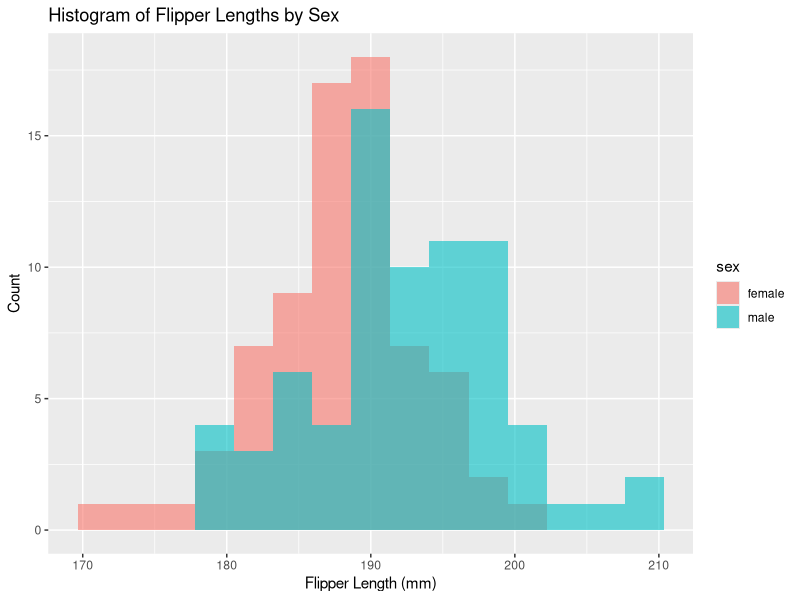
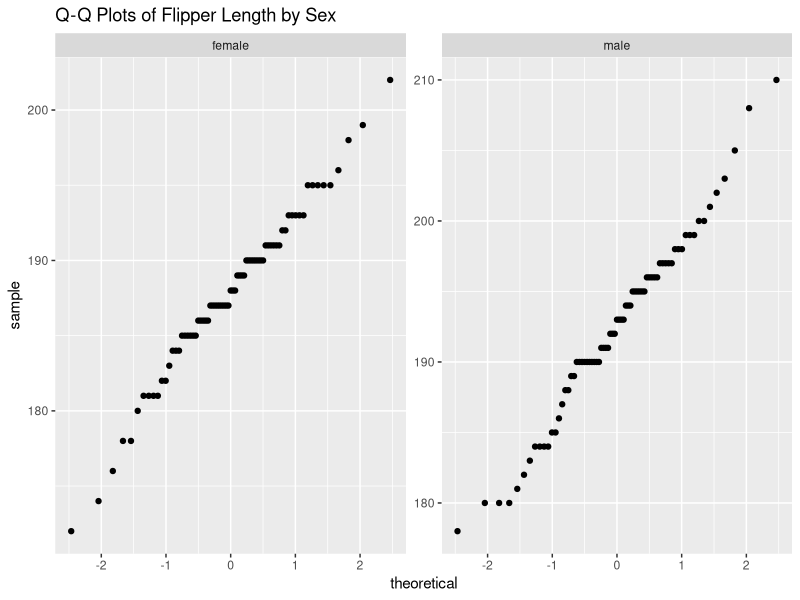

Write the R code that produced these figures, in order.
################################################################################
# 3.1
################################################################################
# Load necessary libraries
library(palmerpenguins)
library(rstatix)  # for t_test() and levene_test()
library(knitr)     # for pretty tables
library(tidyverse) # for data wrangling and visualization

# Filter dataset to include only Adelie penguins with non-missing flipper lengths
adelie_data <- penguins %>%
  filter(species == "Adelie", !is.na(flipper_length_mm), !is.na(sex)) %>%
  select(sex, flipper_length_mm) %>%
  droplevels()  # Removes unused factor levels

# Explore the data
head(adelie_data)
glimpse(adelie_data)
summary(adelie_data)

# Compute summary statistics by sex
summary_stats <- adelie_data %>%
  group_by(sex) %>%
  summarize(mean = mean(flipper_length_mm), sd = sd(flipper_length_mm), n = n())
kable(summary_stats)

# Visualize the distribution of flipper lengths by sex
ggplot(data = adelie_data, aes(x = flipper_length_mm, fill = sex)) +
  geom_histogram(alpha = 0.6, position = "identity", bins = 15) +
  labs(title = "Histogram of Flipper Lengths by Sex", x = "Flipper Length (mm)", y = "Count")

# Check normality assumption with Q-Q plots
ggplot(adelie_data) +
  stat_qq(aes(sample = flipper_length_mm)) +
  facet_wrap(~sex, scales = "free") +
  labs(title = "Q-Q Plots of Flipper Length by Sex")

# Check equality of variances using Levene's test
levene_test_result <- adelie_data %>%
  levene_test(flipper_length_mm ~ sex)
kable(levene_test_result)

# Perform independent sample t-test
t_test_results <- adelie_data %>%
  t_test(flipper_length_mm ~ sex)

# Display t-test results
kable(t_test_results)

# The independent sample t-test was conducted to compare the flipper lengths  
# of male and female Adelie penguins. The mean flipper length for females was  
# 187.79 mm (SD = 5.60 mm), while for males it was 192.41 mm (SD = 6.60 mm).  
# Levene’s test showed no significant difference in variances (p = 0.156), so  
# a Student’s t-test was used. The t-test result (t = -4.56, df = 140.25,  
# p = 1.11e-05) indicates a significant difference in flipper length between  
# sexes. Since male flippers were longer, we conclude that male Adelie  
# penguins have significantly longer flippers than females (p < 0.001).  